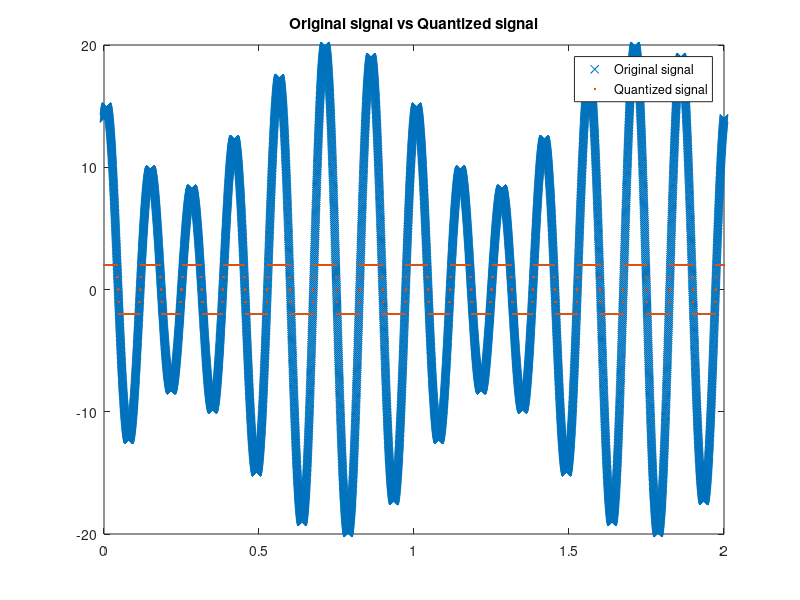

The MATLAB script that drew this image:
clc
clear all
close all
fs = 5000; % Sampling frequency
t = 0:1/fs:2; % Time duration
a1 = 7;
a2 = 6;
a3 = 7;
f1 = 7;
f2 = 6;
f3 = 7;
%signal
sig_x = a1*cos(2*pi*f1*t) + a2*sin(2*pi*f2*t) + a3*cos(2*pi*f3*t);
partition = -1.5:1.5; % Length 4, to represent 5 intervals
codebook = -2:2; % Length 5, one entry for each interval
% Quantize.
[index,quants] = quantiz(sig_x,partition,codebook);
figure
plot(t,sig_x,'x',t,quants,'.');
legend('Original signal','Quantized signal');
title('Original signal vs Quantized signal');
